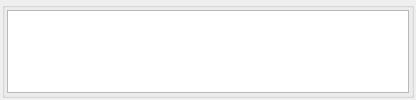
<?xml version="1.0" encoding="UTF-8"?>
<ui version="4.0">
 <class>Tree</class>
 <widget class="QWidget" name="Tree">
  <property name="geometry">
   <rect>
    <x>0</x>
    <y>0</y>
    <width>416</width>
    <height>100</height>
   </rect>
  </property>
  <property name="sizePolicy">
   <sizepolicy hsizetype="Preferred" vsizetype="Minimum">
    <horstretch>0</horstretch>
    <verstretch>0</verstretch>
   </sizepolicy>
  </property>
  <property name="minimumSize">
   <size>
    <width>0</width>
    <height>100</height>
   </size>
  </property>
  <property name="windowTitle">
   <string>Form</string>
  </property>
  <layout class="QVBoxLayout" name="verticalLayout">
   <property name="spacing">
    <number>2</number>
   </property>
   <property name="margin">
    <number>2</number>
   </property>
   <item>
    <widget class="ClickBubblingGroupBox" name="background">
     <property name="title">
      <string/>
     </property>
     <layout class="QHBoxLayout" name="horizontalLayout">
      <property name="spacing">
       <number>8</number>
      </property>
      <property name="margin">
       <number>2</number>
      </property>
      <item>
       <widget class="QTreeView" name="view"/>
      </item>
     </layout>
    </widget>
   </item>
  </layout>
 </widget>
 <customwidgets>
  <customwidget>
   <class>ClickBubblingGroupBox</class>
   <extends>QGroupBox</extends>
   <header>.clickbubbling_groupbox</header>
   <container>1</container>
  </customwidget>
 </customwidgets>
 <resources>
  <include location="resources.qrc"/>
 </resources>
 <connections/>
</ui>
